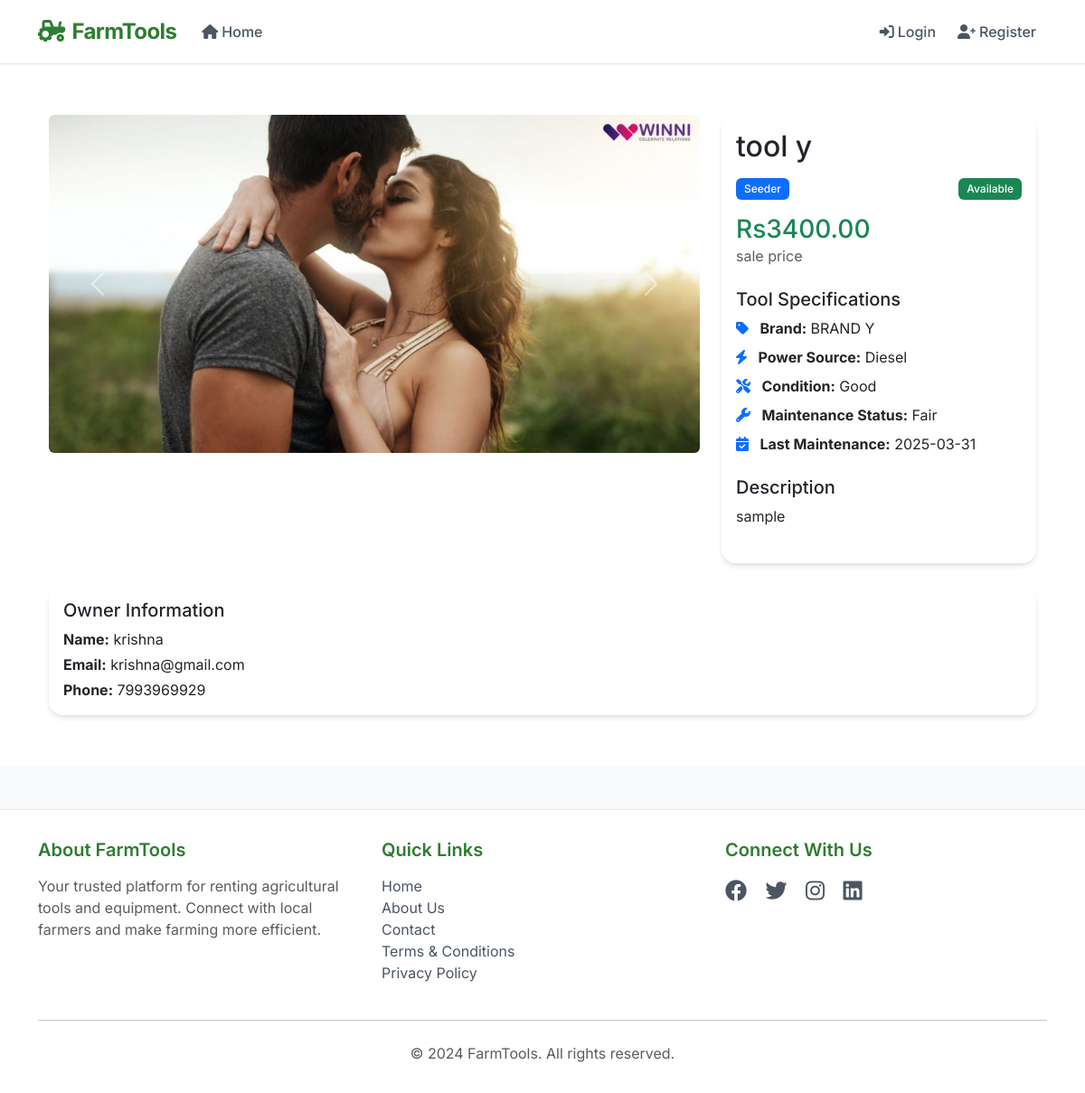
Page /tools/2 on the committed database.
### app.py (models this page shows)
class Tool(db.Model):
    id = db.Column(db.Integer, primary_key=True)
    created_at = db.Column(db.DateTime, default=datetime.utcnow)
    name = db.Column(db.String(100), nullable=False)
    category = db.Column(db.String(100), nullable=False)  # e.g., 'Tractor', 'Harvester', 'Plow', etc.
    brand = db.Column(db.String(100), nullable=False)
    condition = db.Column(db.String(50), nullable=False)
    description = db.Column(db.Text, nullable=False)
    owner_id = db.Column(db.Integer, db.ForeignKey('user.id'), nullable=False)
    is_available = db.Column(db.Boolean, default=True)
    listing_type = db.Column(db.String(10), nullable=False)  # 'rent' or 'sale'
    price_per_day = db.Column(db.Float, nullable=True)
    sale_price = db.Column(db.Float, nullable=True)
    image_url_1 = db.Column(db.String(200))
    image_url_2 = db.Column(db.String(200))
    image_url_3 = db.Column(db.String(200))
    power_source = db.Column(db.String(50))  # e.g., 'Diesel', 'Electric', 'Manual'
    maintenance_status = db.Column(db.String(50))  # e.g., 'Excellent', 'Good', 'Fair'
    last_maintenance_date = db.Column(db.DateTime)
    rentals = db.relationship('Rental', backref='tool', lazy=True)
    rental_requests = db.relationship('RentalRequest', backref='tool', lazy=True)
    tool_purchases = db.relationship('Purchase', backref=db.backref('tool_details', lazy=True))

class User(db.Model):
    id = db.Column(db.Integer, primary_key=True)
    username = db.Column(db.String(80), unique=True, nullable=False)
    email = db.Column(db.String(120), unique=True, nullable=False)
    password_hash = db.Column(db.String(128))
    mobile = db.Column(db.String(15))
    owned_tools = db.relationship('Tool', backref=db.backref('owner_user', lazy=True), foreign_keys='Tool.owner_id')
    purchases_made = db.relationship('Purchase', foreign_keys='Purchase.buyer_id', backref=db.backref('buyer_user', lazy=True))
    purchases_sold = db.relationship('Purchase', foreign_keys='Purchase.seller_id', backref=db.backref('seller_user', lazy=True))
    rentals_given = db.relationship('Rental', foreign_keys='Rental.owner_id', backref='owner', lazy=True)
    rentals_taken = db.relationship('Rental', foreign_keys='Rental.renter_id', backref='renter', lazy=True)

### app.py (the view)
@app.route('/tools/<int:tool_id>')
def view_tool(tool_id):
    tool = Tool.query.get_or_404(tool_id)
    current_time = datetime.utcnow()
    active_rentals = Rental.query.filter(
        Rental.tool_id == tool_id,
        Rental.status == 'active',
        Rental.end_date > current_time
    ).order_by(Rental.start_date).all()
    pending_requests = RentalRequest.query.filter(
        RentalRequest.tool_id == tool_id,
        RentalRequest.status == 'pending'
    ).order_by(RentalRequest.created_at).all()
    return render_template('view_tool.html',
                           tool=tool,
                           active_rentals=active_rentals,
                           pending_requests=pending_requests,
                           current_time=current_time)

### app.py (called while the page is built)
@app.context_processor
def utility_processor():
    def get_pending_requests_count():
        if not session.get('user_id'):
            return 0
        return RentalRequest.query.join(Tool).filter(
            Tool.owner_id == session['user_id'],
            RentalRequest.status == 'pending'
        ).count()
    return {'get_pending_requests_count': get_pending_requests_count}

### templates/view_tool.html (shortened to what this page needs)
{% extends "base.html" %}
{% block content %}
<div class="container py-4">
    <div class="row">
        <div class="col-lg-8">
            <div id="toolCarousel" class="carousel slide" data-bs-ride="carousel">
                <div class="carousel-inner">
                    {% if tool.image_url_1 %}
                    <div class="carousel-item active">
                        <img src="{{ url_for('static', filename=tool.image_url_1.replace('\\', '/')) }}" class="d-block w-100 rounded" alt="{{ tool.name }}">
                    </div>
                    {% endif %}
                </div>
                {% if tool.image_url_2 or tool.image_url_3 %}
                <button class="carousel-control-prev" type="button" data-bs-target="#toolCarousel" data-bs-slide="prev">
                    <span class="carousel-control-prev-icon" aria-hidden="true"></span>
                </button>
                <button class="carousel-control-next" type="button" data-bs-target="#toolCarousel" data-bs-slide="next">
                    <span class="carousel-control-next-icon" aria-hidden="true"></span>
                </button>
                {% endif %}
            </div>
        </div>
        <div class="col-lg-4">
            <div class="card">
                <div class="card-body">
                    <h2 class="card-title mb-3">{{ tool.name }}</h2>
                    <div class="d-flex justify-content-between align-items-center mb-3">
                        <span class="badge bg-primary">{{ tool.category }}</span>
                        <span class="badge {% if tool.is_available %}bg-success{% else %}bg-danger{% endif %}">
                            {% if tool.is_available %}Available{% else %}Not Available{% endif %}
                        </span>
                    </div>
                    <div class="mb-4">
                        {% if tool.listing_type == 'rent' %}
                        <h3 class="text-primary mb-0">Rs{{ "%.2f"|format(tool.price_per_day) }}</h3>
                        <p class="text-muted">per day</p>
                        {% else %}
                        <h3 class="text-success mb-0">Rs{{ "%.2f"|format(tool.sale_price) }}</h3>
                        <p class="text-muted">sale price</p>
                        {% endif %}
                    </div>
                    <div class="mb-4">
                        <h5>Tool Specifications</h5>
                        <ul class="list-unstyled">
                            <li class="mb-2">
                                <i class="fas fa-tag me-2 text-primary"></i>
                                <strong>Brand:</strong> {{ tool.brand }}
                            </li>
                            <li class="mb-2">
                                <i class="fas fa-bolt me-2 text-primary"></i>
                                <strong>Power Source:</strong> {{ tool.power_source }}
                            </li>
                            <li class="mb-2">
                                <i class="fas fa-tools me-2 text-primary"></i>
                                <strong>Condition:</strong> {{ tool.condition }}
                            </li>
                            <li class="mb-2">
                                <i class="fas fa-wrench me-2 text-primary"></i>
                                <strong>Maintenance Status:</strong> {{ tool.maintenance_status }}
                            </li>
                            <li class="mb-2">
                                <i class="fas fa-calendar-check me-2 text-primary"></i>
                                <strong>Last Maintenance:</strong>
                                {% if tool.last_maintenance_date %}
                                    {{ tool.last_maintenance_date.strftime('%Y-%m-%d') }}
                                {% else %}
                                    Not recorded
                                {% endif %}
                            </li>
                        </ul>
                    </div>
                    <div class="mb-4">
                        <h5>Description</h5>
                        <p class="card-text">{{ tool.description }}</p>
                    </div>
                </div>
            </div>
        </div>
    </div>
    <div class="row mt-4">
        <div class="col-12">
            <div class="card">
                <div class="card-body">
                    <h5 class="card-title">Owner Information</h5>
                    <div class="row">
                        <div class="col-md-6">
                            <p class="mb-1"><strong>Name:</strong> {{ tool.owner_user.username }}</p>
                            <p class="mb-1"><strong>Email:</strong> {{ tool.owner_user.email }}</p>
                            {% if tool.owner_user.mobile %}
                            <p class="mb-0"><strong>Phone:</strong> {{ tool.owner_user.mobile }}</p>
                            {% endif %}
                        </div>
                    </div>
                </div>
            </div>
        </div>
    </div>
</div>
{% endblock %}

### templates/base.html (style rules this page uses)
:root { --primary-color: #2e7d32; --primary-dark: #1b5e20; --primary-light: #4caf50; --success-color: #2e7d32; --danger-color: #d32f2f; --warning-color: #f57c00; --info-color: #1976d2; --gray-50: #f9fafb; --gray-100: #f3f4f6; --gray-200: #e5e7eb; --gray-300: #d1d5db; --gray-600: #4b5563; --gray-700: #374151; --gray-800: #1f2937; }
body { display: flex; flex-direction: column; min-height: 100vh; font-family: 'Inter', -apple-system, BlinkMacSystemFont, sans-serif; background-color: var(--gray-50); color: var(--gray-800); background-image: url('/static/images/farm-background.jpeg'); background-size: cover; background-position: center; background-attachment: fixed; }
.card { border: none; border-radius: 1rem; box-shadow: 0 4px 6px -1px rgba(0, 0, 0, 0.1), 0 2px 4px -1px rgba(0, 0, 0, 0.06); transition: transform 0.2s; background-color: rgba(255, 255, 255, 0.95); }
.badge { padding: 0.5em 0.75em; font-weight: 500; }
body { top: 0 !important; }

### rows in the picture
Tool: name "tool y", category "Seeder", sale_price "3400.00", brand "BRAND Y", power_source "Diesel", condition "Good", maintenance_status "Fair", last_maintenance_date "2025-03-31", description "sample"
User: owner_user.username "krishna", owner_user.email "krishna@gmail.com", owner_user.mobile "7993969929"
